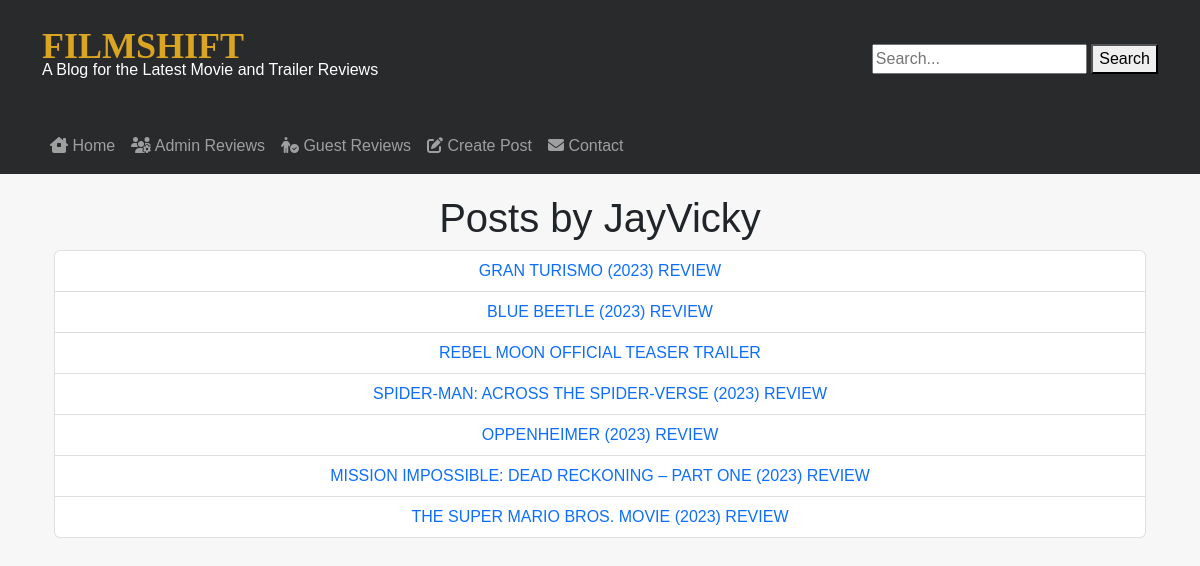
Page /author/1/ on the committed database.
### filmapp/models.py (models this page shows, shortened)
class Blog(models.Model):
    title = models.CharField(max_length=200)
    content = models.TextField()
    image = models.ImageField(upload_to='blog_images/', blank=True, null=True)
    author = models.ForeignKey(User, on_delete=models.CASCADE)
    created_at = models.DateTimeField(auto_now_add=True)
    updated_at = models.DateTimeField(auto_now=True)

### filmapp/views.py (the view)
# urls.py: path('author/<int:author_id>/', views.author_posts, name='author_posts'),
def author_posts(request, author_id):
    author = get_object_or_404(User, id=author_id)  # Retrieve the author by their User ID
    author_posts = Blog.objects.filter(author=author)
    return render(request, 'filmapp/author_posts.html', {'author': author, 'author_posts': author_posts})

### filmapp/templates/filmapp/author_posts.html (shortened to what this page needs)
{% extends "filmapp/base.html" %}
{% block content %}
<div class="container mx-auto" style="margin-top: 20px;">
    <h1 class="text-center">Posts by {{ author.username }}</h1>
    <ul class="list-group text-center">
        {% for post in author_posts %}
            <li class="list-group-item"><a href="{% url 'filmapp:blog_detail' pk=post.pk %}">{{ post.title }}</a></li>
        {% empty %}
            <p>No posts found for {{ author.username }}.</p>
        {% endfor %}
    </ul>
</div>
{% endblock %}

### filmapp/templates/filmapp/base.html (style rules this page uses)
a { text-decoration: none; }

### filmapp/templates/filmapp/author_posts.html (style rules this page uses)
body { background-color: #f7f7f7; font-family: Arial, sans-serif; }

### rows in the picture
Blog: title "GRAN TURISMO (2023) REVIEW"
Blog: title "BLUE BEETLE (2023) REVIEW"
Blog: title "REBEL MOON OFFICIAL TEASER TRAILER"
Blog: title "SPIDER-MAN: ACROSS THE SPIDER-VERSE (2023) REVIEW"
Blog: title "OPPENHEIMER (2023) REVIEW"
Blog: title "MISSION IMPOSSIBLE: DEAD RECKONING – PART ONE (2023) REVIEW"
Blog: title "THE SUPER MARIO BROS. MOVIE (2023) REVIEW"

### other values in the picture
{{ author.username }} "JayVicky"
